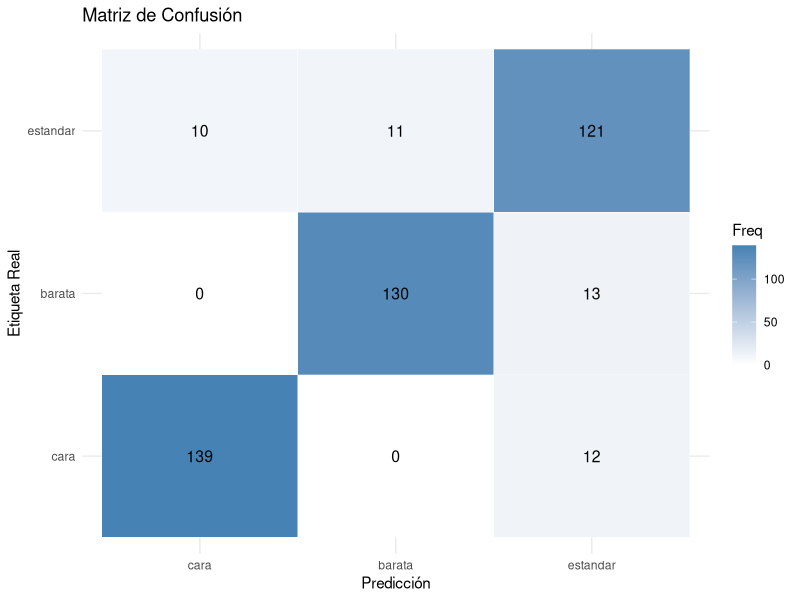

This figure's R source:
## ---- chunk 1
knitr::opts_chunk$set(echo = TRUE)
library(dplyr)
library(caret)
## ---- chunk 2
#train data ya tiene el 70 y test_data el 30%
train_data <- read.csv("../train_final.csv")
test_data <- read.csv("../test_final.csv")
## ---- chunk 3
pct_na <- sapply(train_data, function(x) mean(is.na(x))*100)
drop_cols <- names(pct_na[pct_na > 75])
train_data <- train_data %>% select(-all_of(drop_cols))
test_data  <- test_data  %>% select(-all_of(drop_cols))
## ---- chunk 4
breaks <- quantile(train_data$SalePrice, probs = c(0,1/3,2/3,1), na.rm=TRUE)
labels <- c("barata","estandar","cara")

train_data$CategoriaPrecio <- cut(train_data$SalePrice, breaks=breaks, labels=labels, include.lowest=TRUE)
test_data$CategoriaPrecio  <- cut(test_data$SalePrice,  breaks=breaks, labels=labels, include.lowest=TRUE)

## ---- chunk 5

# — 1. Alinear niveles de factores y NA —
for(col in names(train_data)) {
  if(is.character(train_data[[col]]) || is.factor(train_data[[col]])) {
    # Convertir a caracter y manejar NAs
    train_data[[col]] <- as.character(train_data[[col]])
    test_data[[col]] <- as.character(test_data[[col]])
    train_data[[col]][is.na(train_data[[col]])] <- "None"
    test_data[[col]][is.na(test_data[[col]])] <- "None"
    
    # Obtener todos los niveles únicos
    all_levels <- unique(c(train_data[[col]], test_data[[col]]))
    
    # Convertir a factor con niveles únicos
    train_data[[col]] <- factor(train_data[[col]], levels = all_levels)
    test_data[[col]] <- factor(test_data[[col]], levels = all_levels)
  }
}
# — 2. Marcar la respuesta y dataset —
train_data$CategoriaPrecio <- factor(train_data$CategoriaPrecio,
                                     levels = c("barata","estandar","cara"))
train_data$dataset <- "train"
test_data$dataset  <- "test"

# — 3. Unir para dummies coherentes —
df_all <- bind_rows(train_data, test_data)

# — 4. Eliminar constantes antes de dummyVars —
n_uniq <- sapply(df_all, function(x) length(unique(x)))
df_all <- df_all[, n_uniq > 1]


# — 5. Crear dummies (excluyendo Id, dataset y la respuesta) —

dv_all <- dummyVars(~ . - Id - dataset - CategoriaPrecio,
                    data = df_all, fullRank = TRUE)
X_all  <- predict(dv_all, newdata = df_all) %>% as.data.frame()

# — 6. Imputar medianas en train, luego aplicar a todo —
i_train     <- which(df_all$dataset == "train")
X_train_raw <- X_all[i_train, ]
pp_imp      <- preProcess(X_train_raw, method = "medianImpute")
X_all_imp   <- predict(pp_imp, X_all)

# — 7. Eliminar near-zero variance según train —
nzv_cols <- nearZeroVar(X_all_imp[i_train, , drop=FALSE])
if(length(nzv_cols) > 0) {
  X_all_imp <- X_all_imp[ , -nzv_cols, drop=FALSE]
}

# — 8. Quitar alta correlación (>0.90) según train —
corr_m   <- cor(X_all_imp[i_train, ])
high_corr <- findCorrelation(corr_m, cutoff = 0.90)
if(length(high_corr) > 0) {
  X_all_imp <- X_all_imp[ , -high_corr, drop=FALSE]
}

# — 9. Yeo-Johnson + center + scale según train —
pp_final  <- preProcess(X_all_imp[i_train, ],
                       method = c("YeoJohnson","center","scale"))
X_all_pp  <- predict(pp_final, X_all_imp)

# — 10. Separar de nuevo train/test y respuesta —
X_train_pp <- X_all_pp[i_train, ]
X_test_pp  <- X_all_pp[-i_train, ]
y_train    <- train_data$CategoriaPrecio
y_test     <- test_data$CategoriaPrecio

## ---- chunk 6
# Verificar dimensiones
cat("Dimensiones train:", dim(X_train_pp), "\n")
cat("Dimensiones test:", dim(X_test_pp), "\n")

# Verificar que no haya NA
cat("NAs en train:", sum(is.na(X_train_pp)), "\n")
cat("NAs en test:", sum(is.na(X_test_pp)), "\n")

# Verificar balance de clases
table(y_train)
## ---- chunk 7
# Identificar y eliminar columnas con varianza práctica cero
library(caret)

# Primero, asegurarnos de que todas las variables son numéricas
train_df <- data.frame(X_train_pp)
test_df <- data.frame(X_test_pp)

# Función para detectar columnas con >95% de un solo valor
find_constant_cols <- function(df) {
  constant_cols <- sapply(df, function(x) {
    if(is.numeric(x)) {
      max_prop <- max(table(x)/length(x))
      max_prop > 0.95
    } else {
      FALSE
    }
  })
  names(df)[constant_cols]
}

constant_cols <- find_constant_cols(train_df)
if(length(constant_cols) > 0) {
  train_df <- train_df[, !names(train_df) %in% constant_cols]
  test_df <- test_df[, !names(test_df) %in% constant_cols]
}

# Añadir la variable respuesta
train_df$CategoriaPrecio <- y_train
test_df$CategoriaPrecio <- y_test

# Verificar estructura final
str(train_df[, 1:5])
cat("\nColumnas eliminadas:", constant_cols)

# Verificar estructura
str(train_df[, 1:5])  # Mostrar primeras columnas

# Verificar columnas con un solo nivel
sapply(train_df, function(x) length(unique(x)))

# Eliminar manualmente si es necesario
train_df <- train_df[, !sapply(train_df, function(x) length(unique(x)) == 1)]
## ---- chunk 8
library(nnet)

# 1. Preparar fórmula y datos
predictores <- names(train_df)[!names(train_df) %in% c("CategoriaPrecio")]
formula_nnet <- as.formula(paste("CategoriaPrecio ~", paste(predictores, collapse = " + ")))

# 2. Configurar parámetros del modelo
set.seed(123)
modelo_nnet <- nnet(
  formula = formula_nnet,
  data = train_df,
  size = 10,          # Neuronas en capa oculta
  decay = 0.05,       # Parámetro de regularización
  maxit = 500,        # Número máximo de iteraciones
  MaxNWts = 5000,     # Máximo número de pesos
  trace = TRUE,       # Mostrar progreso
  # Configuración específica para clasificación multiclase:
  entropy = FALSE,    # Usar softmax (no entropía cruzada)
  censored = FALSE,
  skip = FALSE,
  rang = 0.1,         # Rango inicial de pesos aleatorios
  Hess = FALSE
)

## ---- chunk 9
library(caret)
library(ggplot2)

# 1. Predecir probabilidades y elegir la clase con mayor probabilidad
probs   <- predict(modelo_nnet, newdata = test_df, type = "raw")
pred_vec <- apply(probs, 1, function(x) names(x)[which.max(x)])

# 2. Crear factores con los mismos niveles que la variable real
true_fac <- factor(test_df$CategoriaPrecio,
                   levels = levels(test_df$CategoriaPrecio))
pred_fac <- factor(pred_vec,
                   levels = levels(true_fac))

# 3. Eliminar casos NA/“None” si corresponde
nas <- is.na(true_fac) | true_fac == "None"
if (any(nas)) {
  cat(sum(nas), "caso(s) con etiqueta ausente eliminado(s).\n")
  true_fac <- true_fac[!nas]
  pred_fac <- pred_fac[!nas]
}

# 4. Quitar niveles sin observaciones
true_fac <- droplevels(true_fac)
pred_fac <- droplevels(pred_fac)

# 5. Cálculo de la matriz de confusión
cm_obj <- caret::confusionMatrix(pred_fac, true_fac)
print(cm_obj)

# 6. Precisión global
cat("Precisión global:", round(cm_obj$overall["Accuracy"], 4), "\n")

# 7. Heatmap de la matriz de confusión
cm_df <- as.data.frame(cm_obj$table)
colnames(cm_df) <- c("Real", "Predicho", "Freq")

ggplot(cm_df, aes(x = Predicho, y = Real, fill = Freq)) +
  geom_tile(color = "white") +
  geom_text(aes(label = Freq), size = 4) +
  scale_fill_gradient(low = "white", high = "steelblue") +
  labs(title = "Matriz de Confusión", x = "Predicción", y = "Etiqueta Real") +
  theme_minimal()


